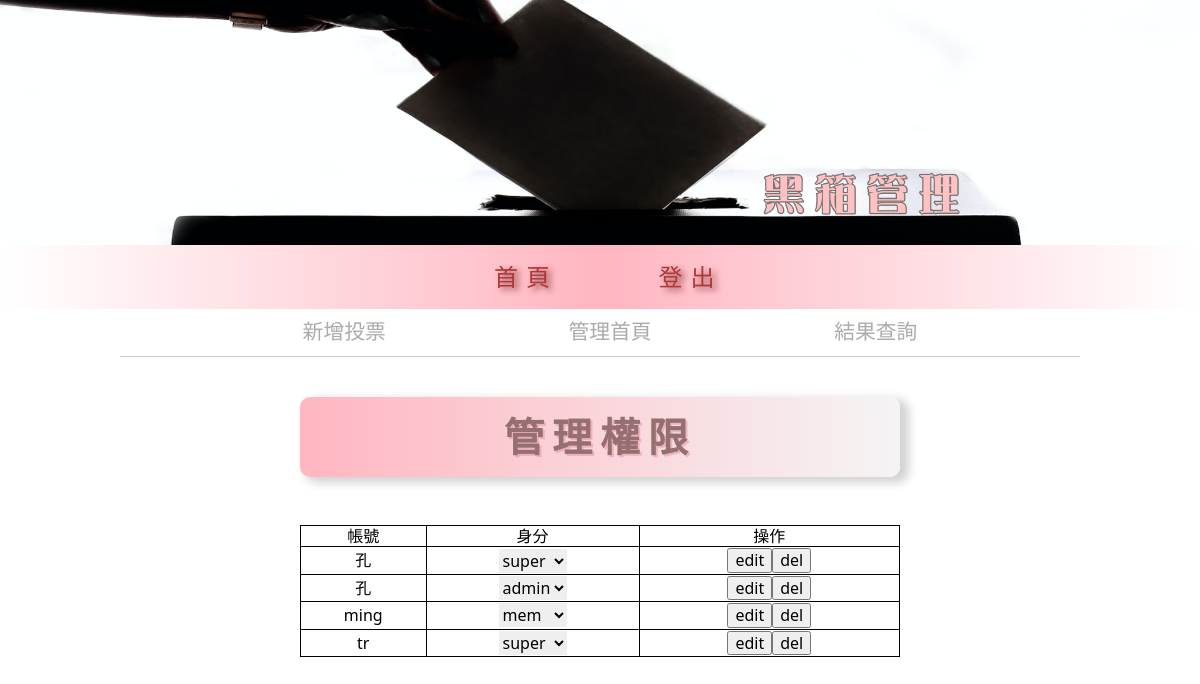
The page /vote/backend.php (signed in) on the database its author committed.
### tables this page shows
CREATE TABLE `members` (
  `id` int(10) UNSIGNED NOT NULL,
  `acc` varchar(32) NOT NULL,
  `pw` varchar(64) NOT NULL,
  `name` varchar(60) NOT NULL,
  `addr` varchar(60) NOT NULL,
  `email` varchar(30) NOT NULL,
  `pr` varchar(16) NOT NULL DEFAULT 'menber'
);

### vote/back/super.php (the view, shortened to what this page needs)
<h3>管理權限</h3>
<?php
$sql = "select * from `members`";
$mems = $pdo->query($sql)->fetchAll();
?>
<table class="super">
    <tr>
    <td>帳號</td>
    <td>身分</td>
    <td>操作</td>
</tr>
<?php
foreach($mems as $mem){
?>
<form action="/api/changr_pr.php" method="post">
    <tr>
        <td><?=$mem['name'];?></td>
        <td>
            <select name="pr" id="">
                <option value="super" <?=($mem['pr']=='super')?'selected':'';?>>super</option>
                <option value="admin" <?=($mem['pr']=='admin')?'selected':'';?>>admin</option>
                <option value="member" <?=($mem['pr']=='member')?'selected':'';?>>mem</option>
            </select>
        </td>
        <td>
        <button type="submit">edit</button><button type="button">del</button>
        </td>
    </tr>
 </form>
<?php
}
?>
</table>

### vote/css/form.css (style rules this page uses)
form { text-align: center; }
form { width: 100%; }
h3 { letter-spacing: 8px; opacity: 1; border-radius: 10px; width: 50%; height: 5rem; margin: 40px auto; padding-bottom: 5px; font-size: 2.5rem; background-image: linear-gradient(to right, lightpink, #f5f4f4); background-repeat: no-repeat; padding-top: 17px; color: #947070; animation-name: h3Ani; animation-duration: 2.5s; animation-fill-mode: forwards; margin-bottom: 3rem; text-shadow: 2px 2px #dc718a5e; }

### vote/css/table.css (style rules this page uses)
.super { border: 1px solid #000; border-collapse: collapse; width: 50%; margin: 10px auto; text-align: center; }
.super td { border: 1px solid #000; }
.super select { border: none; }

### rows shown on the page
members: name "孔", pr "super"
members: name "孔", pr "admin"
members: name "ming", pr "mem"
members: name "tr"
